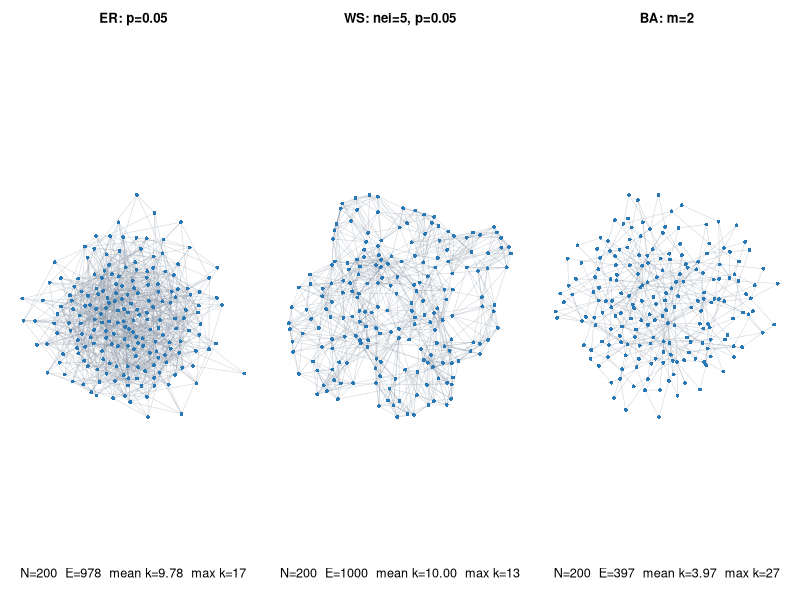
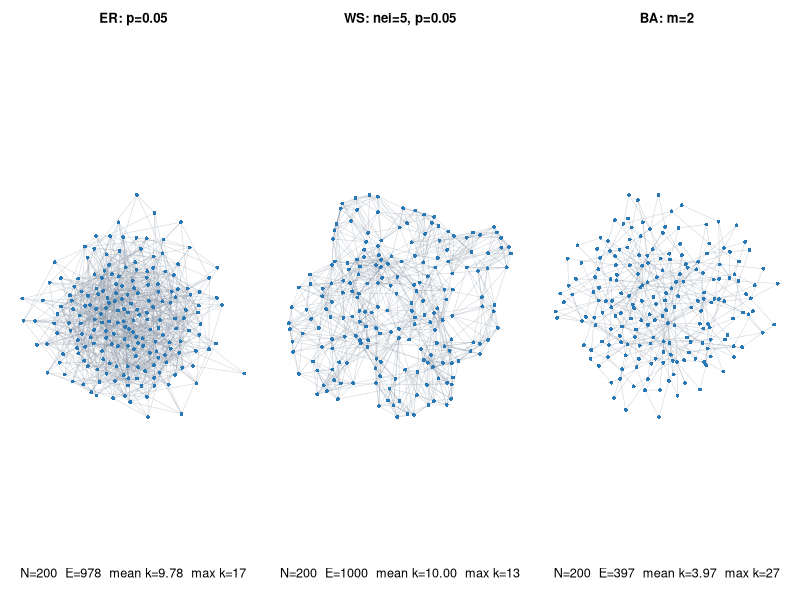
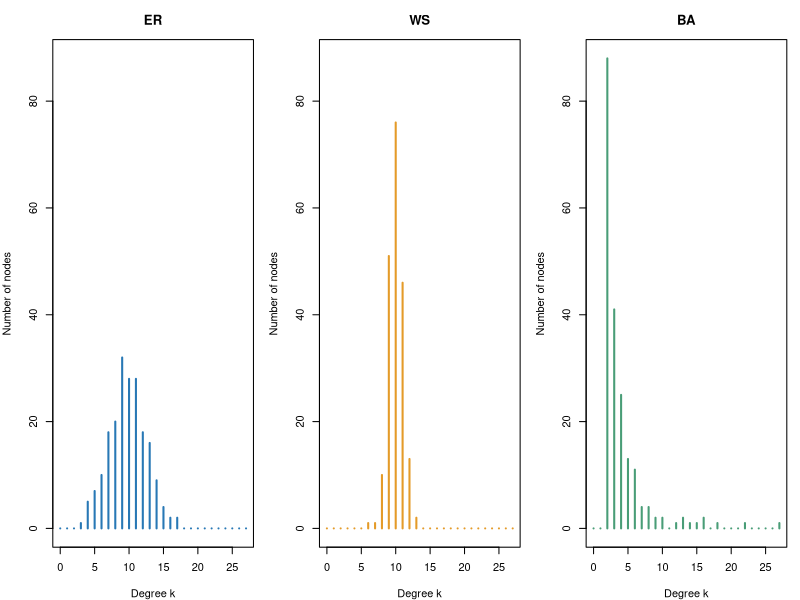
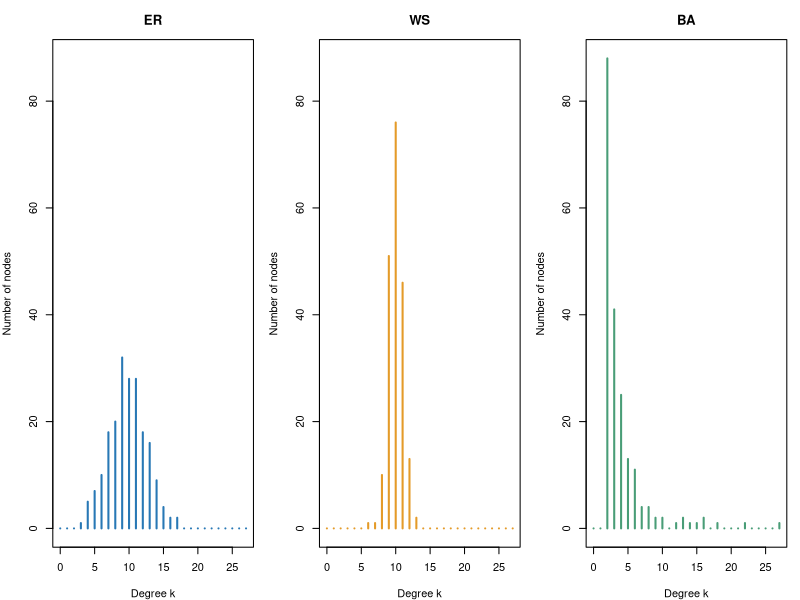
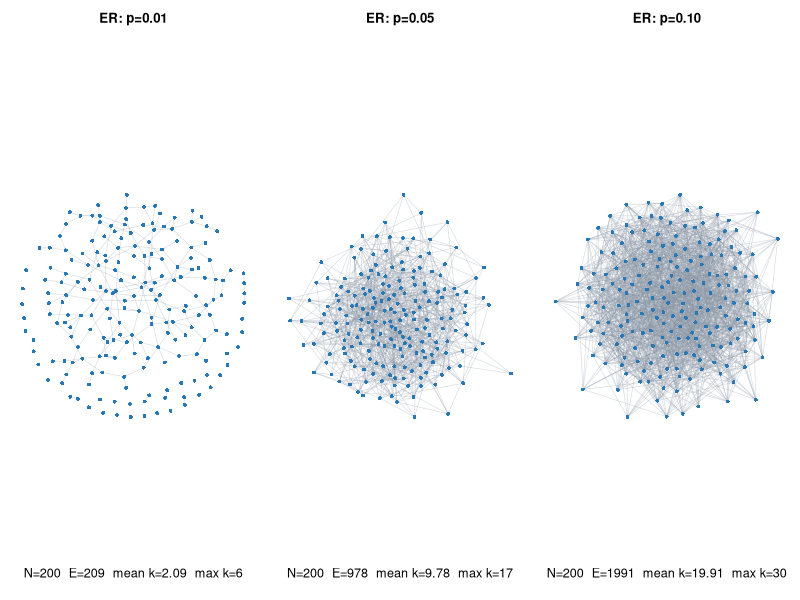
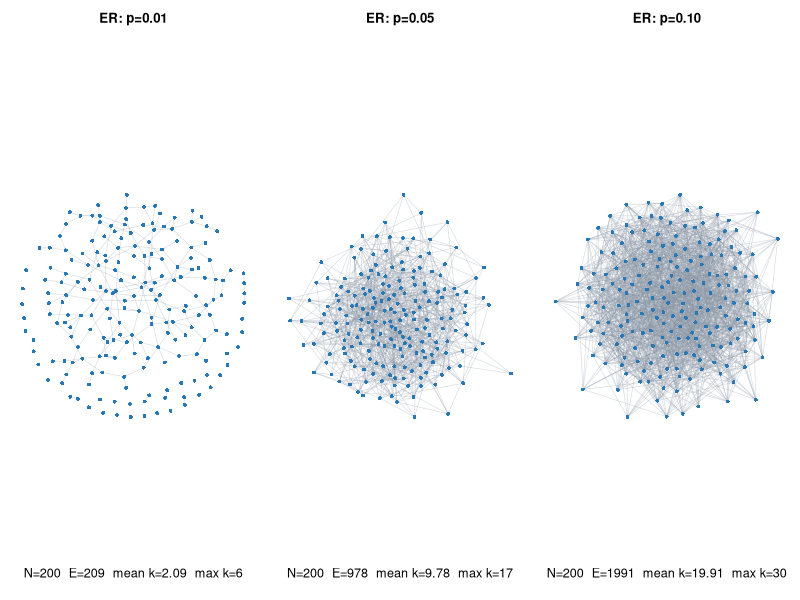
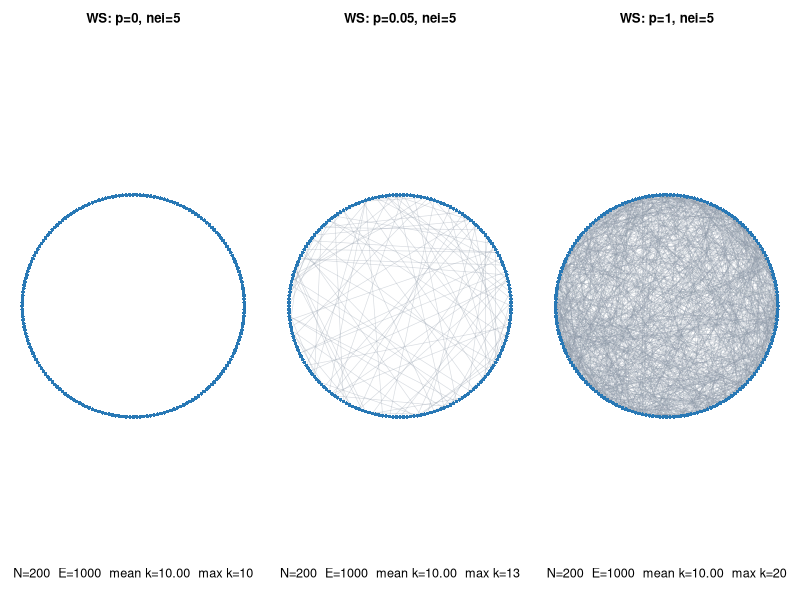
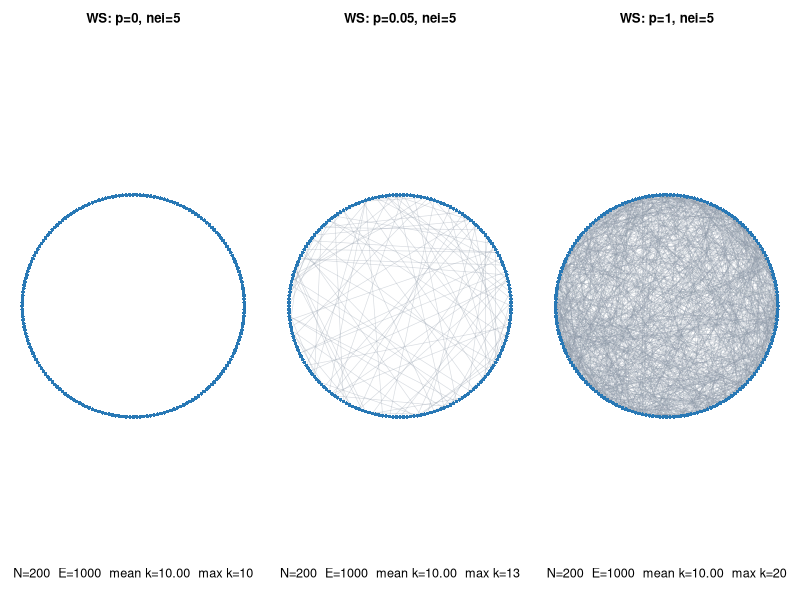

These figures' R source, in order:
#!/usr/bin/env Rscript
# 情報メディア実験・課題1。Rscript task1.R [出力先] で実行する。
# 対話実行する場合: source("task1.R", encoding = "UTF-8")
if (!requireNamespace("igraph", quietly = TRUE)) {
  stop('igraph が必要です。先に install.packages("igraph") を実行してください。')
}
library(igraph)
args <- commandArgs(trailingOnly = TRUE)
out_dir <- if (length(args)) args[1] else "output"
for (d in c(out_dir, file.path(out_dir, "figures"), file.path(out_dir, "graphs"))) {
  dir.create(d, recursive = TRUE, showWarnings = FALSE)
}

# 図の配置に使う乱数と、グラフ生成に使う乱数を分ける。
# 比較条件ごとに seed を固定。同じグラフは複数の図でも再利用する。
graphs <- list()
metadata <- list()
add_graph <- function(id, model, parameters, seed, generator) {
  set.seed(seed)
  g <- generator()
  stopifnot(vcount(g) == 200L, !is_directed(g), is_simple(g))
  graphs[[id]] <<- g
  metadata[[id]] <<- data.frame(id, model, parameters, seed)
}

# 課題1-1: 補足資料と同じ n, p, nei, m。
# 旧関数名 erdos.renyi.game / watts.strogatz.game / ba.game は
# 現在の sample_gnp / sample_smallworld / sample_pa に置き換える。
add_graph("er_p005", "ER", "n=200, p=0.05", 101,
          function() sample_gnp(200, 0.05, directed = FALSE, loops = FALSE))
add_graph("ws_p005_k5", "WS", "dim=1, size=200, nei=5, p=0.05", 201,
          function() sample_smallworld(1, 200, 5, 0.05, loops = FALSE, multiple = FALSE))
add_graph("ba_m2", "BA", "n=200, m=2, power=1, zero.appeal=1", 301,
          function() sample_pa(200, m = 2, directed = FALSE))

# 課題1-2: 一度に変更するパラメータは一つにする。
for (i in seq_along(c(0.01, 0.10))) {
  p <- c(0.01, 0.10)[i]
  add_graph(c("er_p001", "er_p010")[i], "ER", sprintf("n=200, p=%g", p), 110+i,
            function() sample_gnp(200, p, directed = FALSE, loops = FALSE))
}
for (i in seq_along(c(0, 1))) {
  p <- c(0, 1)[i]
  add_graph(c("ws_p0_k5", "ws_p1_k5")[i], "WS",
            sprintf("dim=1, size=200, nei=5, p=%g", p), 210+i,
            function() sample_smallworld(1, 200, 5, p, loops = FALSE, multiple = FALSE))
}
for (i in seq_along(c(2, 10))) {
  k <- c(2, 10)[i]
  add_graph(paste0("ws_p005_k", k), "WS",
            sprintf("dim=1, size=200, nei=%d, p=0.05", k), 220+i,
            function() sample_smallworld(1, 200, k, 0.05, loops = FALSE, multiple = FALSE))
}
for (i in seq_along(c(1, 5))) {
  m <- c(1, 5)[i]
  add_graph(paste0("ba_m", m), "BA", sprintf("n=200, m=%d, power=1, zero.appeal=1", m),
            310+i, function() sample_pa(200, m = m, directed = FALSE))
}

# 課題1-3: 確率的ブロックモデル (SBM)。4集団 x 各50ノード。
# 同集団の確率を0.15に固定し、異なる集団の確率のみ変更。
for (i in seq_along(c(0.002, 0.05))) {
  p_out <- c(0.002, 0.05)[i]
  pm <- matrix(p_out, 4, 4)
  diag(pm) <- 0.15
  add_graph(c("sbm_separated", "sbm_mixed")[i], "SBM",
            sprintf("blocks=4x50, p_in=0.15, p_out=%g", p_out), 400+i,
            function() {
              g <- sample_sbm(200, pm, rep(50, 4), directed = FALSE, loops = FALSE)
              V(g)$block <- rep(1:4, each = 50)
              g
            })
}

# 観察を補助する指標。平均距離は非連結時の誤解を避けて最大連結成分のみ。
metrics <- do.call(rbind, lapply(names(graphs), function(id) {
  g <- graphs[[id]]
  cc <- components(g)
  largest <- induced_subgraph(g, which(cc$membership == which.max(cc$csize)))
  data.frame(metadata[[id]], nodes = vcount(g), edges = ecount(g),
    mean_degree = mean(degree(g)), max_degree = max(degree(g)),
    density = edge_density(g), components = cc$no, largest_component = vcount(largest),
    global_clustering = transitivity(g, type = "global"),
    mean_distance_lcc = mean_distance(largest, directed = FALSE),
    stringsAsFactors = FALSE)
}))
rownames(metrics) <- NULL
write.csv(metrics, file.path(out_dir, "metrics.csv"), row.names = FALSE)
saveRDS(graphs, file.path(out_dir, "graphs.rds"))
for (id in names(graphs)) {
  # DOTは論理型のグラフ属性を持てないので、書き出すコピーだけ0/1にする。
  dot_graph <- graphs[[id]]
  for (a in graph_attr_names(dot_graph)) {
    value <- graph_attr(dot_graph, a)
    if (is.logical(value)) dot_graph <- set_graph_attr(dot_graph, a, as.integer(value))
  }
  write_graph(dot_graph, file.path(out_dir, "graphs", paste0(id, ".dot")), "dot")
  write_graph(graphs[[id]], file.path(out_dir, "graphs", paste0(id, ".graphml")), "graphml")
}

# FR: ばねモデルによる配置。距離や位置自体に物理的な意味はない。
# WSのパラメータ比較には固定された円周配置も使い、長距離辺を見やすくする。
layouts <- lapply(seq_along(graphs), function(i) {
  set.seed(1000+i)
  layout_with_fr(graphs[[i]], niter = 1000)
})
names(layouts) <- names(graphs)
palette <- c("#2878B5", "#E49B29", "#499D77", "#B66BA3")
plot_graph <- function(id, title, circle = FALSE) {
  g <- graphs[[id]]
  cols <- if ("block" %in% vertex_attr_names(g)) palette[V(g)$block] else "#2878B5"
  xy <- if (circle) layout_in_circle(g) else layouts[[id]]
  plot(g, layout = xy, vertex.size = 3.5, vertex.label = NA,
       vertex.color = cols, vertex.frame.color = NA,
       edge.color = "#8A98A655", edge.width = 0.65, main = title,
       margin = 0.05)
  r <- metrics[metrics$id == id, ]
  mtext(sprintf("N=%d  E=%d  mean k=%.2f  max k=%d", r$nodes, r$edges,
                r$mean_degree, r$max_degree), side = 1, line = -0.7, cex = 0.76)
}
save_figure <- function(name, width, height, draw) {
  # PNGとPDFで全く同じ座標を使う。英語ラベルでフォント依存を避ける。
  png(file.path(out_dir, "figures", paste0(name, ".png")),
      width = width, height = height, units = "in", res = 180, type = "cairo")
  draw()
  dev.off()
  pdf(file.path(out_dir, "figures", paste0(name, ".pdf")), width = width, height = height)
  draw()
  dev.off()
}
three <- function(ids, titles, circle = FALSE) {
  par(mfrow = c(1,3), mar = c(1.8,0.4,2.7,0.4), oma = c(0,0,0,0))
  for (i in seq_along(ids)) plot_graph(ids[i], titles[i], circle)
}
save_figure("task1_1_models", 15, 5.4, function() three(
  c("er_p005", "ws_p005_k5", "ba_m2"),
  c("ER: p=0.05", "WS: nei=5, p=0.05", "BA: m=2")))
save_figure("task1_1_degree", 12, 4.5, function() {
  par(mfrow = c(1,3), mar = c(4,4,3,1))
  ids <- c("er_p005", "ws_p005_k5", "ba_m2")
  max_k <- max(metrics$max_degree[match(ids, metrics$id)])
  for (i in seq_along(ids)) {
    counts <- tabulate(degree(graphs[[ids[i]]])+1, nbins = max_k+1)
    plot(0:max_k, counts, type = "h", lwd = 2, col = palette[i],
         xlab = "Degree k", ylab = "Number of nodes", main = c("ER", "WS", "BA")[i],
         xlim = c(0, max_k),
         ylim = c(0, max(vapply(ids, function(id) max(table(degree(graphs[[id]]))), 1))))
  }
})
save_figure("task1_2_er", 15, 5.4, function() three(
  c("er_p001", "er_p005", "er_p010"), c("ER: p=0.01", "ER: p=0.05", "ER: p=0.10")))
save_figure("task1_2_ws_p", 15, 5.4, function() three(
  c("ws_p0_k5", "ws_p005_k5", "ws_p1_k5"),
  c("WS: p=0, nei=5", "WS: p=0.05, nei=5", "WS: p=1, nei=5"), circle = TRUE))
save_figure("task1_2_ws_nei", 15, 5.4, function() three(
  c("ws_p005_k2", "ws_p005_k5", "ws_p005_k10"),
  c("WS: nei=2, p=0.05", "WS: nei=5, p=0.05", "WS: nei=10, p=0.05"), circle = TRUE))
save_figure("task1_2_ba", 15, 5.4, function() three(
  c("ba_m1", "ba_m2", "ba_m5"), c("BA: m=1", "BA: m=2", "BA: m=5")))
save_figure("task1_3_sbm", 12, 5.8, function() {
  par(mfrow = c(1,2), mar = c(3.2,0.4,2.7,0.4))
  plot_graph("sbm_separated", "SBM: p_in=0.15, p_out=0.002")
  legend("bottomleft", legend = paste("Block", 1:4), col = palette, pch = 19,
         bty = "n", cex = 0.8, ncol = 2)
  plot_graph("sbm_mixed", "SBM: p_in=0.15, p_out=0.05")
})
capture.output(sessionInfo(), file = file.path(out_dir, "sessionInfo.txt"))
print(metrics[, c("id", "edges", "mean_degree", "max_degree", "components", "global_clustering", "mean_distance_lcc")], row.names = FALSE)
cat("\nSaved figures, graphs and metrics to: ", normalizePath(out_dir), "\n", sep = "")
